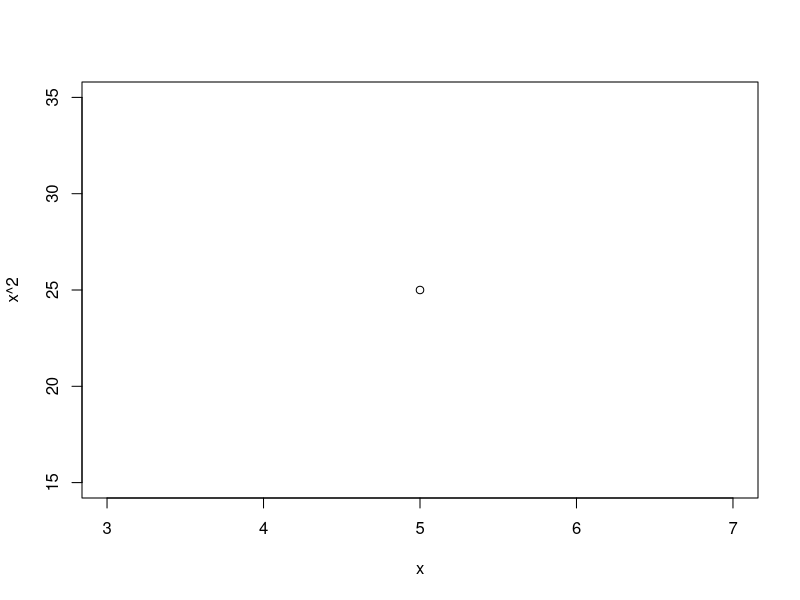

Write the R code that produced this figure.
# Das ist ein Kommentar zum testen mit git
x <- 5  # Das weist den Wert 5 der Variable x zu

# Hier erstellen wir einen Plot
plot(x, x^2)  # x gegen x^2 plotten
